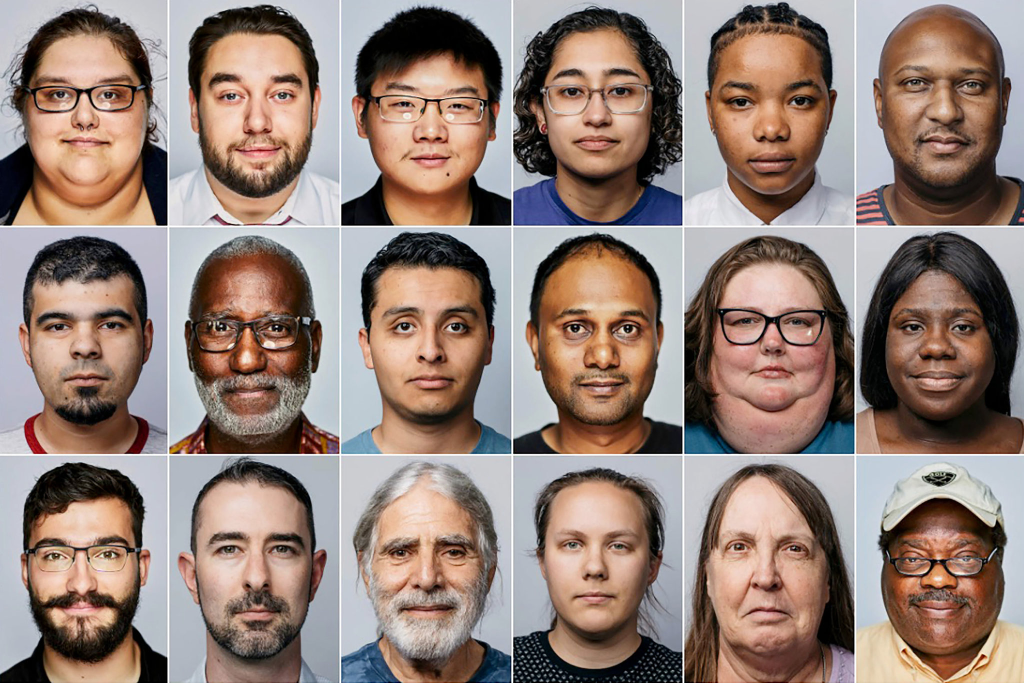
#> input picture face_detection/02-still-for-america-room-loop-superJumbo.jpg, 2048 x 1365 px (shown at 1/2 size); its folder holds only this picture in this run
$ python face_detection_allimage.py
#> lines starting #> are read from the running program, lines starting #| are printed output that depends on the picture; after the words box and inside, x2 and y2 are one past the last pixel; in counts of white or black regions, pixels touching at a corner belong together
import cv2, glob  # glob help us to access all the file present in the folder

all_images = glob.glob("*.jpg")
# print(all_images)
detect = cv2.CascadeClassifier("haarcascade_frontalface_default.xml")

for image in all_images:
    img = cv2.imread(image)
#> img is the input picture: shape (1365, 2048, 3); mean B, G, R 119.7, 128.3, 147.7
    img_rs = cv2.resize(img, (700, 700))
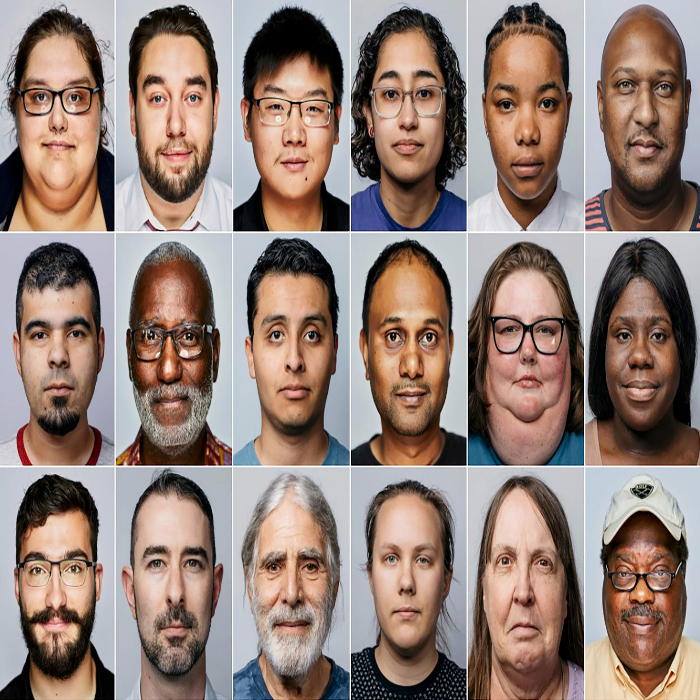
#> img_rs: shape (700, 700, 3); mean B, G, R 119.6, 128.2, 147.6
    gray_img = cv2.cvtColor(img_rs, cv2.COLOR_BGR2GRAY)
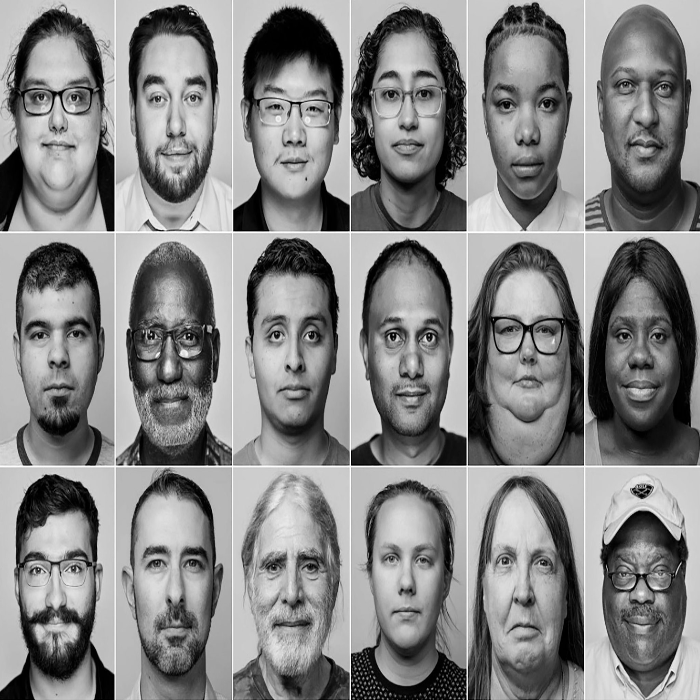
#> gray_img: shape (700, 700); min 0, max 255, mean 133
    faces = detect.detectMultiScale(gray_img, 1.1, 5)
#> faces = 16 rows, first 6: [593, 299, 95, 95], [355, 518, 104, 104], [354, 50, 107, 107], [119, 55, 112, 112], [9, 294, 100, 100], [467, 523, 111, 111]

    for (x,y,w,h) in faces:
        final_img = cv2.rectangle(img_rs, (x,y), (x+w,y+h), (0,255,0), 2)
#> this loop made 16 passes
#> (x, y, w, h) on passes 1 to 12: (593, 299, 95, 95), (355, 518, 104, 104), (354, 50, 107, 107), (119, 55, 112, 112), (9, 294, 100, 100), (467, 523, 111, 111), (7, 59, 109, 109), (238, 64, 114, 114), (472, 286, 107, 107), (233, 286, 121, 121), (594, 51, 101, 101), (465, 55, 125, 125)
#> pass 2, `final_img = cv2.rectangle(img_rs, (x,y), (x+w,y+h), (0,255,0), 2)`:
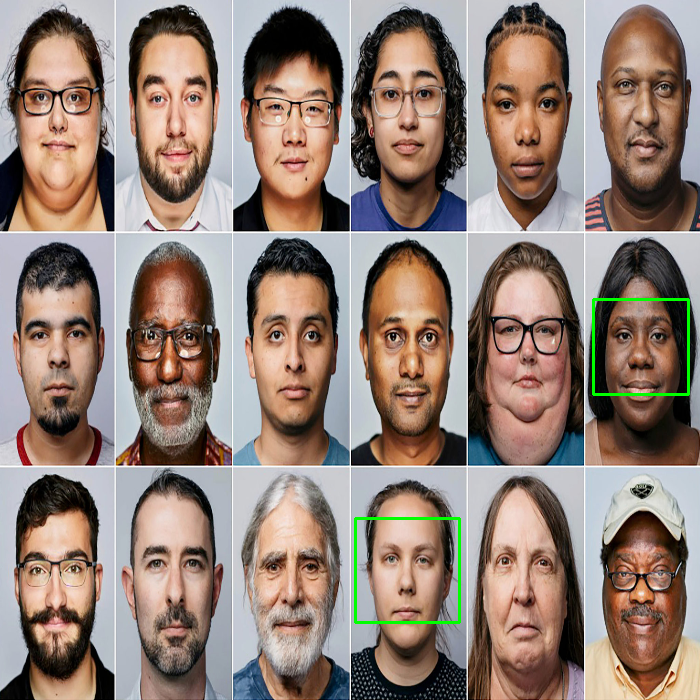
#> final_img: shape (700, 700, 3); mean B, G, R 119.1, 128.9, 147.1
#> pass 3, `final_img = cv2.rectangle(img_rs, (x,y), (x+w,y+h), (0,255,0), 2)`:
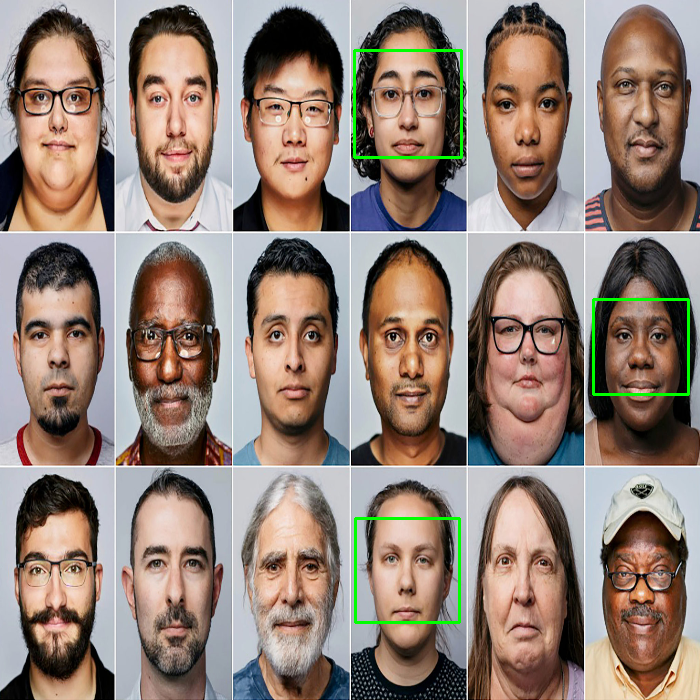
#> final_img: shape (700, 700, 3); 0.26% of pixels changed, all inside (x1, y1, x2, y2) = (353, 49, 463, 159)
#> after the loop:
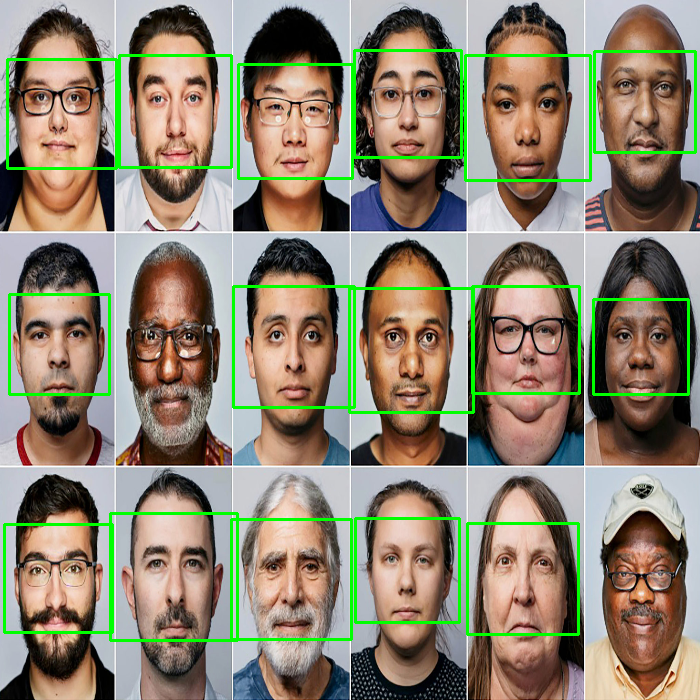
#> img_rs: shape (700, 700, 3); 4.26% of pixels changed, all inside (x1, y1, x2, y2) = (3, 49, 697, 642)

    cv2.imshow("Face detection", final_img)
    cv2.waitKey(0)
    cv2.destroyAllWindows()

$ run again, on face_detection/group-photo-family-group-outdoors-grass-hill-generations.jpg
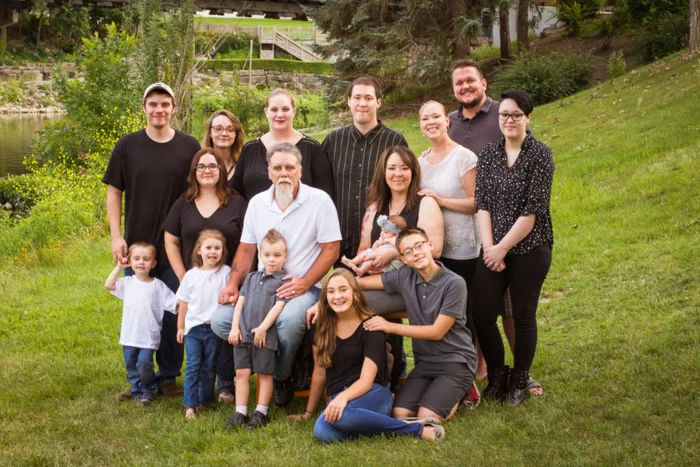
#> input picture face_detection/group-photo-family-group-outdoors-grass-hill-generations.jpg, 700 x 467 px
#> img is the input picture: shape (467, 700, 3); mean B, G, R 66.6, 110.1, 118.9
#> `gray_img = cv2.cvtColor(img_rs, cv2.COLOR_BGR2GRAY)`:
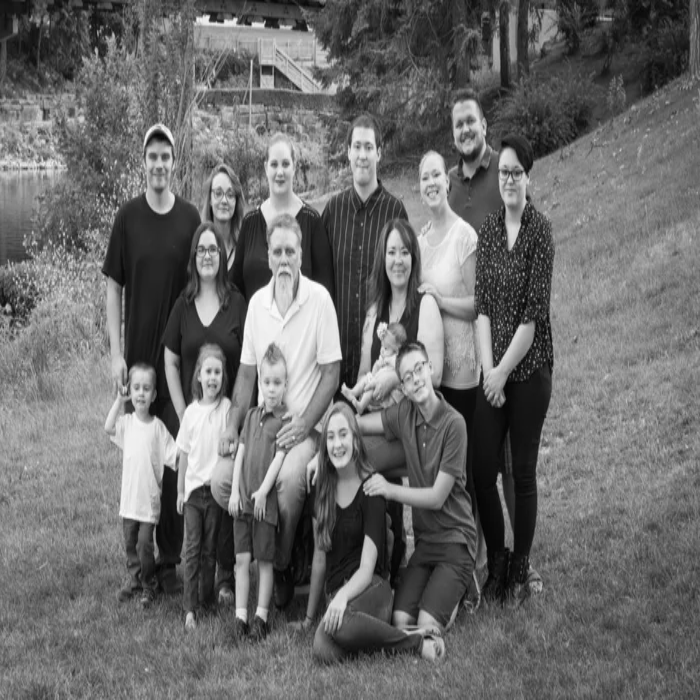
#> gray_img: shape (700, 700); min 1, max 254, mean 107.7
#> faces = 13 rows, first 6: [190, 236, 36, 36], [126, 375, 33, 33], [202, 178, 41, 41], [378, 237, 40, 40], [193, 357, 38, 38], [340, 129, 48, 48]
#> the loop `for (x,y,w,h) in faces:` made 13 passes
#> after the loop `for (x,y,w,h) in faces:`:
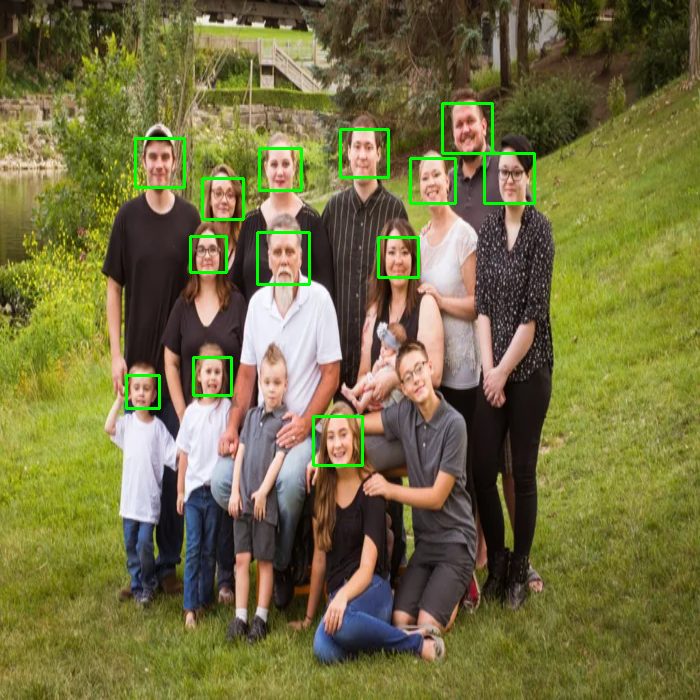
#> img_rs: shape (700, 700, 3); mean B, G, R 65.4, 112, 117
